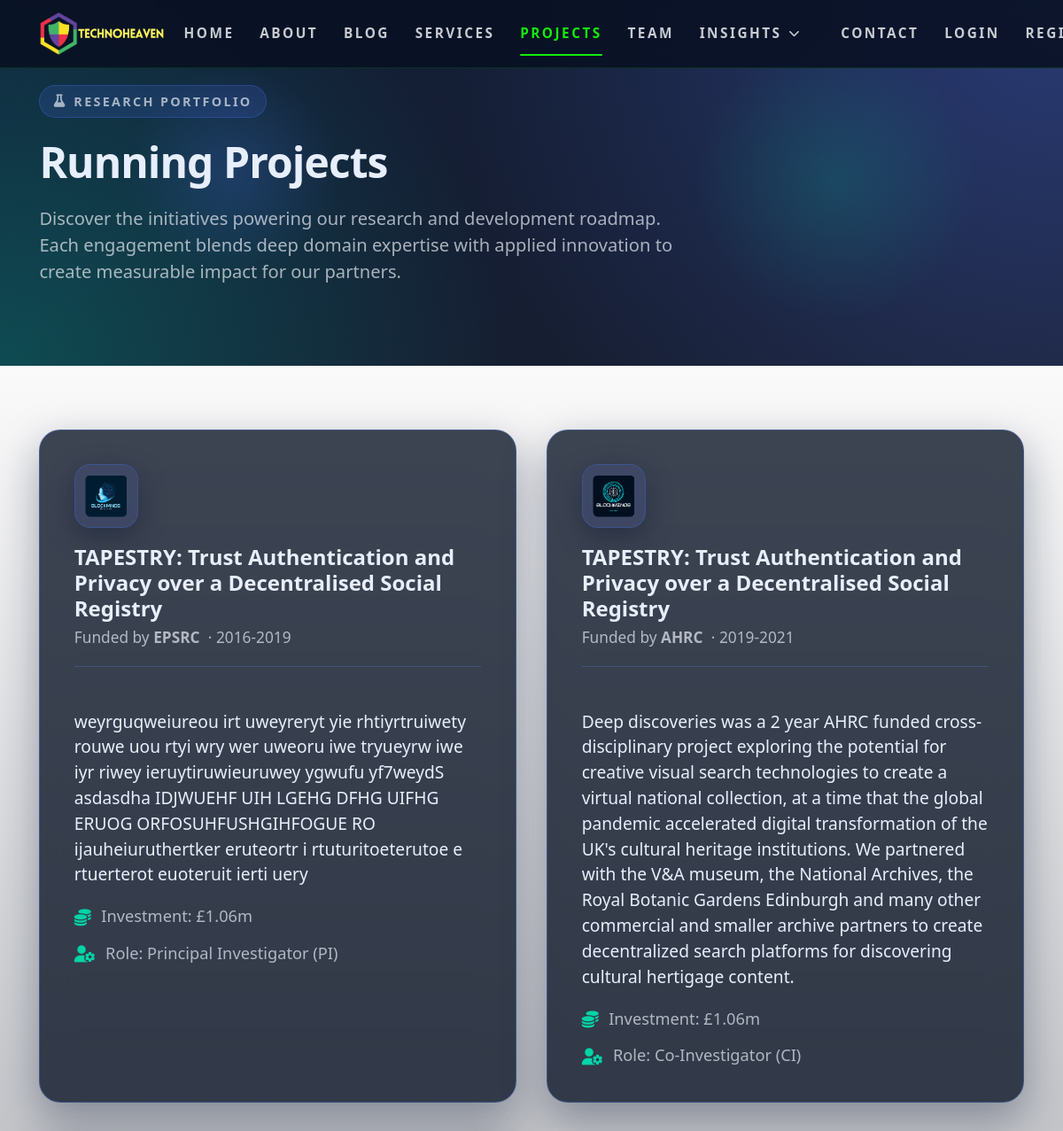
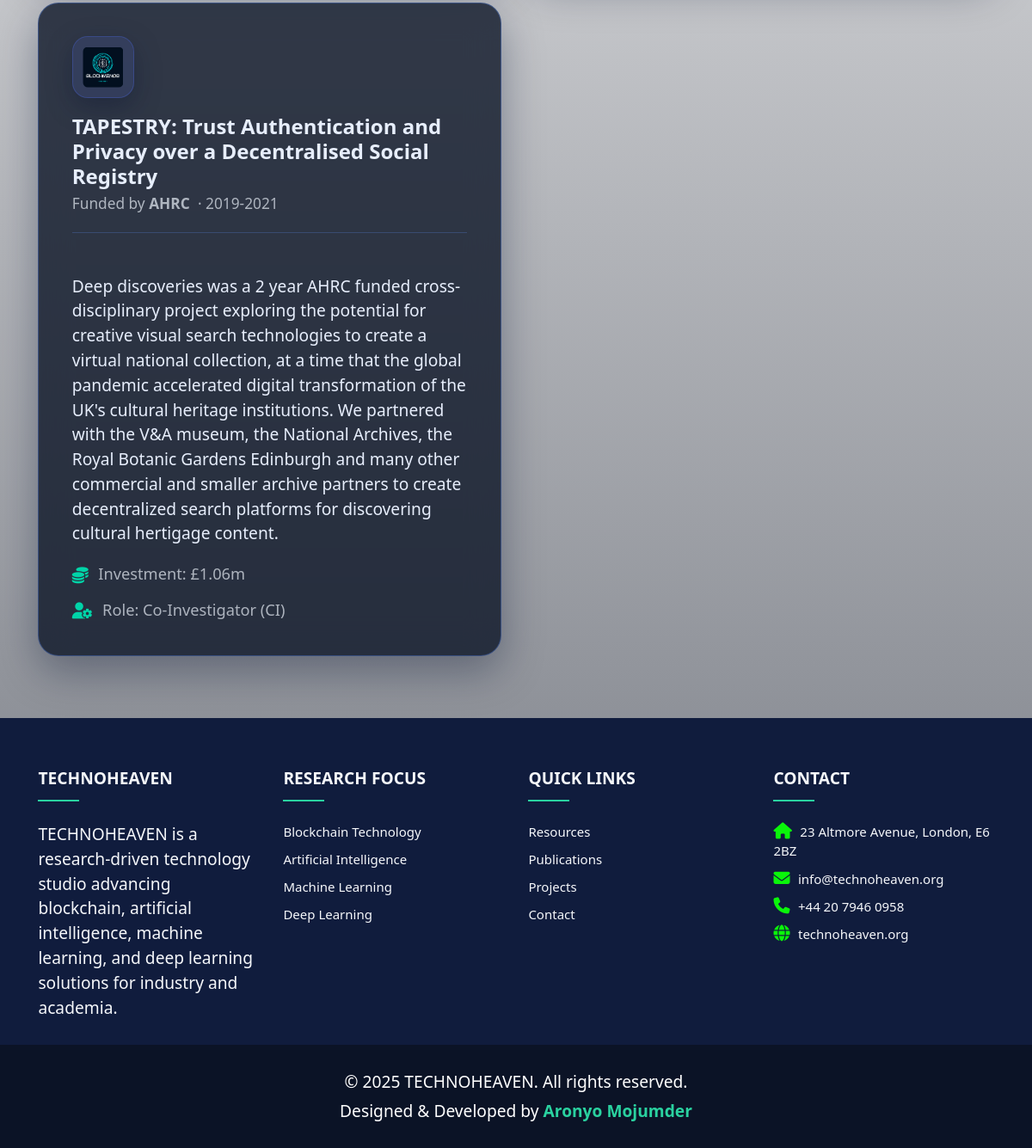
/projects/, run on the app's committed database (2 pictures, top to bottom).
### publication_project/models.py (models this page shows, shortened)
class Project(models.Model):
    project_title = models.CharField(max_length=400)
    durations = models.CharField(max_length=200,blank=True, null=True)
    funded_by = models.CharField(max_length=100 ,blank=True, null=True)
    funding_amount = models.CharField(max_length=200,blank=True, null=True)
    role = models.CharField(max_length=200,blank=True, null=True)
    summary = models.TextField(blank=True, null=True)
    logo = models.ImageField(upload_to='logos/',blank=True, null=True)
    url = models.URLField(blank=True, null=True)

### publication_project/views.py (the view)
# urls.py: path('projects/', views.projects, name='projects'),
def projects(request):
    projects = Project.objects.all()
    data = {'projects': projects}
    return render(request, 'project.html', data)

### publication_project/templates/project.html (shortened to what this page needs)
{% extends 'base.html' %}
{% load static %}
{% block content %}
<section class="page-hero">
    <div class="container">
        <span class="eyebrow"><i class="fa-solid fa-flask"></i> Research Portfolio</span>
        <h1>Running Projects</h1>
        <p>
            Discover the initiatives powering our research and development roadmap. Each engagement blends deep domain
            expertise with applied innovation to create measurable impact for our partners.
        </p>
    </div>
</section>
<section class="section-pad">
    <div class="container">
        {% if projects %}
            <div class="card-grid card-grid--two">
                {% for project in projects %}
                    <article class="glass-card project-card h-100">
                        <div class="d-flex flex-wrap align-items-center gap-3 mb-3 project-card__header">
                            <div class="project-logo">
                                {% if project.logo %}
                                    <img src="{{ project.logo.url }}" alt="{{ project.project_title }} logo">
                                {% else %}
                                    <span class="project-logo__placeholder"><i class="fa-solid fa-diagram-project"></i></span>
                                {% endif %}
                            </div>
                            <div class="flex-grow-1">
                                <h2 class="project-title mb-1">{{ project.project_title }}</h2>
                                <p class="theme-meta mb-0">
                                    {% if project.funded_by %}
                                        Funded by <strong>{{ project.funded_by }}</strong>
                                    {% endif %}
                                    {% if project.durations %}
                                        <span class="ms-1">· {{ project.durations }}</span>
                                    {% endif %}
                                </p>
                            </div>
                        </div>
                        <div class="project-card__body">
                            <p class="mb-3">{{ project.summary }}</p>
                            <ul class="project-facts list-unstyled mb-0">
                                {% if project.funding_amount %}
                                    <li><i class="fa-solid fa-coins"></i>Investment: {{ project.funding_amount }}</li>
                                {% endif %}
                                {% if project.role %}
                                    <li><i class="fa-solid fa-user-gear"></i>Role: {{ project.role }}</li>
                                {% endif %}
                            </ul>
                        </div>
                    </article>
                {% endfor %}
            </div>
        {% else %}
            <div class="glass-card text-center">
                <h3 class="mb-2">Projects in progress</h3>
                <p class="mb-0 theme-meta">We're curating our live engagements. Please check back shortly for our latest collaborations.</p>
            </div>
        {% endif %}
    </div>
</section>
{% endblock %}

### templates/base.html (shortened to what this page needs)
{% load static %}
<!DOCTYPE html>
<html lang="en">
<head>
    <link rel="stylesheet" href="{% static 'css/aos.css' %}">
    <link rel="stylesheet" href="{% static 'css/bootstrap.min.css' %}">
    <link rel="stylesheet" href="{% static 'css/line-awesome.min.css' %}">
    <link rel="stylesheet" href="{% static 'css/style.css' %}">
    <link rel="stylesheet" href="https://cdnjs.cloudflare.com/ajax/libs/font-awesome/6.4.0/css/all.min.css">
</head>
<body data-bs-spy="scroll" data-bs-target=".navbar">
    {% include 'header.html' %}
    <main>
        {% block content %}
        {% endblock %}
    </main>
    {% include 'footer.html' %}
</body>
</html>

### templates/header.html (shortened to what this page needs)
{% load static %}
<header id="siteHeader" class="site-header fixed-top">
    <div class="container position-relative d-flex align-items-center justify-content-between">
        <a class="site-logo d-flex align-items-center" href="{% url 'home' %}" aria-label="Technoheaven home">
            <img src="{% static 'images/t_logo.svg' %}" alt="Technoheaven" width="180" height="53">
        </a>
        <nav id="navmenu" class="navmenu" aria-label="Primary navigation">
            {% with request.path as current_path %}
            <ul>
                <li class="{% if current_path == '/' or current_path == '/home/' %}active{% endif %}">
                    <a href="{% url 'home' %}">Home</a>
                </li>
                <li class="{% if current_path == '/about/' %}active{% endif %}">
                    <a href="{% url 'about' %}">About</a>
                </li>
                <li><a href="{% url 'blog_list' %}">Blog</a>
                </li>
                <li class="{% if current_path == '/services/' %}active{% endif %}">
                    <a href="{% url 'services' %}">Services</a>
                </li>
                <li class="{% if current_path == '/projects/' %}active{% endif %}">
                    <a href="{% url 'projects' %}">Projects</a>
                </li>
                <li class="{% if current_path|slice:':6' == '/team/' %}active{% endif %}">
                    <a href="{% url 'team' %}">Team</a>
                </li>
                <li
                    class="dropdown {% if current_path|slice:':7' == '/blogs/' or current_path == '/publications/' %}active{% endif %}">
                    <a href="#" role="button"
                        aria-expanded="{% if current_path|slice:':7' == '/blogs/' or current_path == '/publications/' %}true{% else %}false{% endif %}">
                        <span>Insights</span>
                        <i class="fa-solid fa-chevron-down toggle-dropdown"></i>
                    </a>
                </li>
                <li class="{% if current_path == '/contact/' %}active{% endif %}">
                    <a href="{% url 'contact' %}">Contact</a>
                </li>
                {% if request.user.is_authenticated %}
                {% with display_name=request.user.get_full_name|default:request.user.username %}
                <li class="dropdown profile-menu">
                    <a href="#" role="button" aria-label="Account menu" aria-expanded="false">
                        <span class="profile-avatar" aria-hidden="true"><i class="fa-solid fa-circle-user"></i></span>
                        <span class="visually-hidden">Account</span>
                    </a>
                    <ul>
                        <li class="dropdown-header">
                            <span class="fw-semibold">{{ display_name }}</span>
                            {% if request.user.email %}<small>{{ request.user.email }}</small>{% endif %}
                        </li>
                        <li><a href="{% url 'user_dashboard' %}"><i class="fa-solid fa-gauge-high"></i> Workspace
                                dashboard</a></li>
                        {% if request.user.is_staff %}
                        <li><a href="{% url 'admin:index' %}"><i class="fa-solid fa-screwdriver-wrench"></i> Admin
                                console</a></li>
                        {% endif %}
                        <li><a href="{% url 'logout' %}"><i class="fa-solid fa-arrow-right-from-bracket"></i> Sign
                                out</a></li>
                    </ul>
                </li>
                {% endwith %}
                {% else %}
                <li class="{% if current_path == '/login/' %}active{% endif %}">
                    <a href="{% url 'login' %}">Login</a>
                </li>
                <li class="{% if current_path == '/register/' %}active{% endif %}">
                    <a href="{% url 'register' %}">Register</a>
                </li>
                {% endif %}
            </ul>
            {% endwith %}
        </nav>
    </div>
</header>

### templates/footer.html
{% load static %}
<footer class="footer text-center text-lg-start " style="background: #101c3d; color: #f5f7fa;">
    <section >
        <div class="container text-center text-md-start pt-5 pb-4">
            <div class="row g-4">
                <div class="col-sm-6 col-lg-3">
                    <h6 class="text-uppercase fw-bold">TECHNOHEAVEN</h6>
                    <div style="width: 48px; height: 2px; background: #2ad2a0; margin: 0.75rem auto 1.25rem 0;"></div>
                    <p style="margin-bottom: 0;">
                        TECHNOHEAVEN is a research-driven technology studio advancing blockchain, artificial
                        intelligence, machine learning, and deep learning solutions for industry and academia.
                    </p>
                </div>
                <div class="col-sm-6 col-lg-3">
                    <h6 class="text-uppercase fw-bold">Research Focus</h6>
                    <div style="width: 48px; height: 2px; background: #2ad2a0; margin: 0.75rem auto 1.25rem 0;"></div>
                    <ul class="list-unstyled" style="margin: 0;">
                        <li style="margin-bottom: 0.5rem;"><a href="#" style="color: #f5f7fa; text-decoration: none;">Blockchain Technology</a></li>
                        <li style="margin-bottom: 0.5rem;"><a href="#" style="color: #f5f7fa; text-decoration: none;">Artificial Intelligence</a></li>
                        <li style="margin-bottom: 0.5rem;"><a href="#" style="color: #f5f7fa; text-decoration: none;">Machine Learning</a></li>
                        <li><a href="#" style="color: #f5f7fa; text-decoration: none;">Deep Learning</a></li>
                    </ul>
                </div>
                <div class="col-sm-6 col-lg-3">
                    <h6 class="text-uppercase fw-bold">Quick Links</h6>
                    <div style="width: 48px; height: 2px; background: #2ad2a0; margin: 0.75rem auto 1.25rem 0;"></div>
                    <ul class="list-unstyled" style="margin: 0;">
                        <li style="margin-bottom: 0.5rem;"><a href="{% url 'resources' %}" style="color: #f5f7fa; text-decoration: none;">Resources</a></li>
                        <li style="margin-bottom: 0.5rem;"><a href="{% url 'publications' %}" style="color: #f5f7fa; text-decoration: none;">Publications</a></li>
                        <li style="margin-bottom: 0.5rem;"><a href="{% url 'projects' %}" style="color: #f5f7fa; text-decoration: none;">Projects</a></li>
                        <li><a href="{% url 'contact' %}" style="color: #f5f7fa; text-decoration: none;">Contact</a></li>
                    </ul>
                </div>
                <div class="col-sm-6 col-lg-3">
                    <h6 class="text-uppercase fw-bold">Contact</h6>
                    <div style="width: 48px; height: 2px; background: #2ad2a0; margin: 0.75rem auto 1.25rem 0;"></div>
                    <ul class="list-unstyled" style="margin: 0;">
                        <li style="margin-bottom: 0.5rem;"><i class="fas fa-home me-2"></i>23 Altmore Avenue, London, E6 2BZ</li>
                        <li style="margin-bottom: 0.5rem;"><i class="fas fa-envelope me-2"></i>info@technoheaven.org</li>
                        <li style="margin-bottom: 0.5rem;"><i class="fas fa-phone me-2"></i>+44 20 7946 0958</li>
                        <li><i class="fas fa-globe me-2"></i><a href="https://technoheaven.org" style="color: #f5f7fa; text-decoration: none;">technoheaven.org</a></li>
                    </ul>
                </div>
            </div>
        </div>
    </section>
</footer>
<footer class="text-center py-4" style="background: #0b1326; color: #ffffff;">
    <p class="mb-1">&copy; 2025 TECHNOHEAVEN. All rights reserved.</p>
    <p class="mb-0">Designed &amp; Developed by <a href="https://aronyo24.github.io/aronyomojumder/" style="color: #2ad2a0; font-weight: 600; text-decoration: none;">Aronyo Mojumder</a></p>
</footer>

### data on the page
Project: logo (picture), project_title "TAPESTRY: Trust Authentication and Privacy over a Decentralised Social Registry", funded_by "EPSRC", durations "2016-2019", summary "weyrguqweiureou irt uweyreryt yie rhtiyrtruiwety rouwe uou rtyi wry wer uweoru iwe tryueyrw iwe iyr riwey ieruytiruwieuruwey ygwufu yf7weydS asdasdha IDJWUEHF UIH LGEHG DFHG UIFHG ERUOG ORFOSUHFUSHGIHFOGUE RO ijauheiuruthertker eruteortr i rtuturitoeterutoe e rtuerterot euoteruit ierti uery", funding_amount "£1.06m", role "Principal Investigator (PI)"
Project: logo (picture), project_title "TAPESTRY: Trust Authentication and Privacy over a Decentralised Social Registry", funded_by "AHRC", durations "2019-2021", summary "Deep discoveries was a 2 year AHRC funded cross-disciplinary project exploring the potential for creative visual search technologies to create a virtual national collection, at a time that the global pandemic accelerated digital transformation of the UK's cultural heritage institutions. We partnered with the V&A museum, the National Archives, the Royal Botanic Gardens Edinburgh and many other commercial and smaller archive partners to create decentralized search platforms for discovering cultural hertigage content.", funding_amount "£1.06m", role "Co-Investigator (CI)"
Project: logo (picture), project_title "TAPESTRY: Trust Authentication and Privacy over a Decentralised Social Registry", funded_by "AHRC", durations "2019-2021", summary "Deep discoveries was a 2 year AHRC funded cross-disciplinary project exploring the potential for creative visual search technologies to create a virtual national collection, at a time that the global pandemic accelerated digital transformation of the UK's cultural heritage institutions. We partnered with the V&A museum, the National Archives, the Royal Botanic Gardens Edinburgh and many other commercial and smaller archive partners to create decentralized search platforms for discovering cultural hertigage content.", funding_amount "£1.06m", role "Co-Investigator (CI)"
